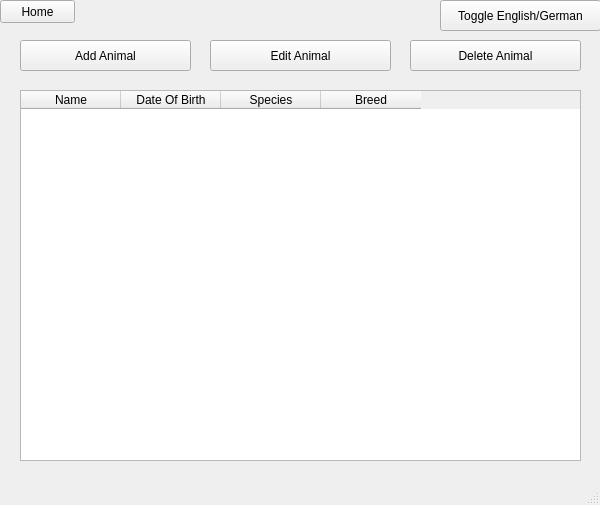
<?xml version="1.0" encoding="UTF-8"?>
<ui version="4.0">
 <class>animals_screen</class>
 <widget class="QMainWindow" name="animals_screen">
  <property name="geometry">
   <rect>
    <x>0</x>
    <y>0</y>
    <width>600</width>
    <height>505</height>
   </rect>
  </property>
  <property name="windowTitle">
   <string>Animals</string>
  </property>
  <widget class="QWidget" name="centralwidget">
   <widget class="QPushButton" name="delete_animal_button">
    <property name="geometry">
     <rect>
      <x>410</x>
      <y>40</y>
      <width>171</width>
      <height>31</height>
     </rect>
    </property>
    <property name="text">
     <string>Delete Animal</string>
    </property>
   </widget>
   <widget class="QPushButton" name="toggle_lang_button">
    <property name="geometry">
     <rect>
      <x>440</x>
      <y>0</y>
      <width>161</width>
      <height>31</height>
     </rect>
    </property>
    <property name="text">
     <string>Toggle English/German</string>
    </property>
   </widget>
   <widget class="QPushButton" name="add_animal_button">
    <property name="geometry">
     <rect>
      <x>20</x>
      <y>40</y>
      <width>171</width>
      <height>31</height>
     </rect>
    </property>
    <property name="text">
     <string>Add Animal</string>
    </property>
   </widget>
   <widget class="QPushButton" name="edit_animal_button">
    <property name="geometry">
     <rect>
      <x>210</x>
      <y>40</y>
      <width>181</width>
      <height>31</height>
     </rect>
    </property>
    <property name="text">
     <string>Edit Animal</string>
    </property>
   </widget>
   <widget class="QTableWidget" name="tableWidget">
    <property name="geometry">
     <rect>
      <x>20</x>
      <y>90</y>
      <width>561</width>
      <height>371</height>
     </rect>
    </property>
    <column>
     <property name="text">
      <string>Name</string>
     </property>
    </column>
    <column>
     <property name="text">
      <string>Date Of Birth</string>
     </property>
    </column>
    <column>
     <property name="text">
      <string>Species</string>
     </property>
    </column>
    <column>
     <property name="text">
      <string>Breed</string>
     </property>
    </column>
   </widget>
   <widget class="QPushButton" name="home_button">
    <property name="geometry">
     <rect>
      <x>0</x>
      <y>0</y>
      <width>75</width>
      <height>23</height>
     </rect>
    </property>
    <property name="text">
     <string>Home</string>
    </property>
   </widget>
  </widget>
  <widget class="QMenuBar" name="menubar">
   <property name="geometry">
    <rect>
     <x>0</x>
     <y>0</y>
     <width>600</width>
     <height>21</height>
    </rect>
   </property>
  </widget>
  <widget class="QStatusBar" name="statusbar"/>
 </widget>
 <resources/>
 <connections/>
</ui>
